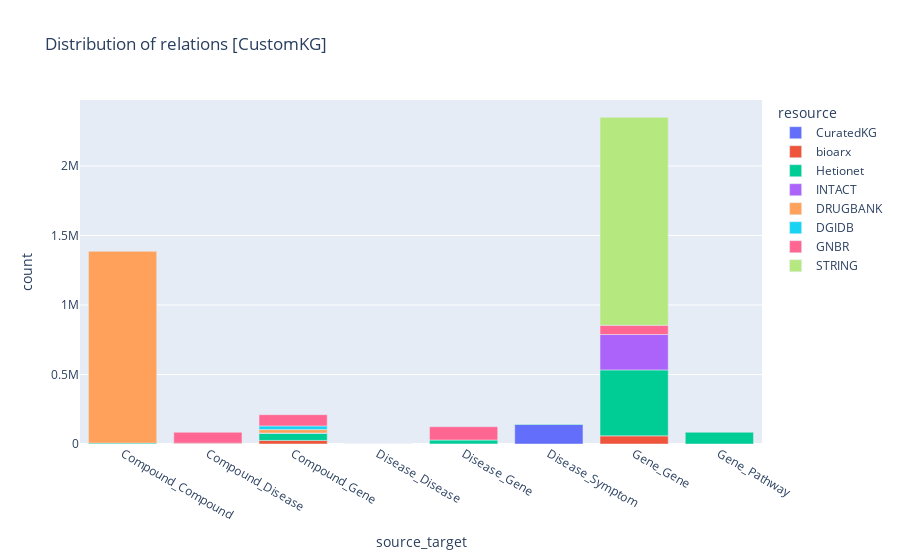

The notebook cell saved with this chart:
### Code cell
# use plotly to plot the distribution of relations, but don't include the "Total" row and ignore the count less than 10
import plotly.express as px

import plotly.io as pio
pio.renderers.default = 'vscode'

kept_relations = ["Compound_Compound", "Compound_Disease", "Compound_Gene", "Disease_Disease", "Disease_Gene", "Disease_Symptom", "Gene_Gene", "Gene_Pathway", "Pathway_Pathway"]

color_map = {
    "CuratedKG": "#636efa",
    "bioarx": "#EF553B",
    "Hetionet": "#00cc96",
    "INTACT": "#ab63fa",
    "DRUGBANK": "#FFA15A",
    "DGIDB": "#19d3f3",
    "GNBR": "#FF6692",
    "STRING": "#B6E880"
}

relations_grouped_df = relations_grouped_df[relations_grouped_df["source_target"].isin(kept_relations)]

fig = px.bar(relations_grouped_df, x="source_target", y="count", title="Distribution of relations [CustomKG]", color="resource", color_discrete_map=color_map)
# Order the x axis by the label of the relations
fig.update_xaxes(categoryorder="array", categoryarray=kept_relations)
# fig.update_traces(texttemplate='%{value:.2s}', textposition='inside')
fig.show()

# Extract the colors assigned to the bars
bar_colors = fig.data

# Output the colors
print(bar_colors)

### Figure 1 — Plotly figure (JSON) as saved in the notebook; plotly's stock layout.template omitted (floating-point values rounded to 4 significant figures)
{"data": [{"alignmentgroup": "True", "hovertemplate": "resource=CuratedKG<br>source_target=%{x}<br>count=%{y}<extra></extra>", "legendgroup": "CuratedKG", "marker": {"color": "#636efa", "pattern": {"shape": ""}}, "name": "CuratedKG", "offsetgroup": "CuratedKG", "orientation": "v", "showlegend": true, "textposition": "auto", "type": "bar", "x": ["Gene_Pathway", "Gene_Gene", "Compound_Compound", "Compound_Gene", "Disease_Disease", "Compound_Disease", "Disease_Gene", "Disease_Symptom"], "xaxis": "x", "y": [1, 3, 4, 30, 105, 177, 212, 140719], "yaxis": "y"}, {"alignmentgroup": "True", "hovertemplate": "resource=bioarx<br>source_target=%{x}<br>count=%{y}<extra></extra>", "legendgroup": "bioarx", "marker": {"color": "#EF553B", "pattern": {"shape": ""}}, "name": "bioarx", "offsetgroup": "bioarx", "orientation": "v", "showlegend": true, "textposition": "auto", "type": "bar", "x": ["Disease_Gene", "Compound_Gene", "Gene_Gene"], "xaxis": "x", "y": [458, 25666, 58629], "yaxis": "y"}, {"alignmentgroup": "True", "hovertemplate": "resource=Hetionet<br>source_target=%{x}<br>count=%{y}<extra></extra>", "legendgroup": "Hetionet", "marker": {"color": "#00cc96", "pattern": {"shape": ""}}, "name": "Hetionet", "offsetgroup": "Hetionet", "orientation": "v", "showlegend": true, "textposition": "auto", "type": "bar", "x": ["Disease_Disease", "Compound_Disease", "Disease_Symptom", "Compound_Compound", "Disease_Gene", "Compound_Gene", "Gene_Pathway", "Gene_Gene"], "xaxis": "x", "y": [543, 1145, 3357, 6486, 27977, 51429, 84372, 474526], "yaxis": "y"}, {"alignmentgroup": "True", "hovertemplate": "resource=INTACT<br>source_target=%{x}<br>count=%{y}<extra></extra>", "legendgroup": "INTACT", "marker": {"color": "#ab63fa", "pattern": {"shape": ""}}, "name": "INTACT", "offsetgroup": "INTACT", "orientation": "v", "showlegend": true, "textposition": "auto", "type": "bar", "x": ["Compound_Gene", "Gene_Gene"], "xaxis": "x", "y": [1805, 254346], "yaxis": "y"}, {"alignmentgroup": "True", "hovertemplate": "resource=DRUGBANK<br>source_target=%{x}<br>count=%{y}<extra></extra>", "legendgroup": "DRUGBANK", "marker": {"color": "#FFA15A", "pattern": {"shape": ""}}, "name": "DRUGBANK", "offsetgroup": "DRUGBANK", "orientation": "v", "showlegend": true, "textposition": "auto", "type": "bar", "x": ["Compound_Disease", "Compound_Gene", "Compound_Compound"], "xaxis": "x", "y": [4968, 24801, 1379271], "yaxis": "y"}, {"alignmentgroup": "True", "hovertemplate": "resource=DGIDB<br>source_target=%{x}<br>count=%{y}<extra></extra>", "legendgroup": "DGIDB", "marker": {"color": "#19d3f3", "pattern": {"shape": ""}}, "name": "DGIDB", "offsetgroup": "DGIDB", "orientation": "v", "showlegend": true, "textposition": "auto", "type": "bar", "x": ["Compound_Gene"], "xaxis": "x", "y": [26290], "yaxis": "y"}, {"alignmentgroup": "True", "hovertemplate": "resource=GNBR<br>source_target=%{x}<br>count=%{y}<extra></extra>", "legendgroup": "GNBR", "marker": {"color": "#FF6692", "pattern": {"shape": ""}}, "name": "GNBR", "offsetgroup": "GNBR", "orientation": "v", "showlegend": true, "textposition": "auto", "type": "bar", "x": ["Gene_Gene", "Compound_Disease", "Compound_Gene", "Disease_Gene"], "xaxis": "x", "y": [66722, 77782, 80803, 95399], "yaxis": "y"}, {"alignmentgroup": "True", "hovertemplate": "resource=STRING<br>source_target=%{x}<br>count=%{y}<extra></extra>", "legendgroup": "STRING", "marker": {"color": "#B6E880", "pattern": {"shape": ""}}, "name": "STRING", "offsetgroup": "STRING", "orientation": "v", "showlegend": true, "textposition": "auto", "type": "bar", "x": ["Gene_Gene"], "xaxis": "x", "y": [1496708], "yaxis": "y"}], "layout": {"barmode": "relative", "legend": {"title": {"text": "resource"}, "tracegroupgap": 0}, "title": {"text": "Distribution of relations [CustomKG]"}, "xaxis": {"anchor": "y", "categoryarray": ["Compound_Compound", "Compound_Disease", "Compound_Gene", "Disease_Disease", "Disease_Gene", "Disease_Symptom", "Gene_Gene", "Gene_Pathway", "Pathway_Pathway"], "categoryorder": "array", "domain": [0, 1], "title": {"text": "source_target"}}, "yaxis": {"anchor": "x", "domain": [0, 1], "title": {"text": "count"}}}}
